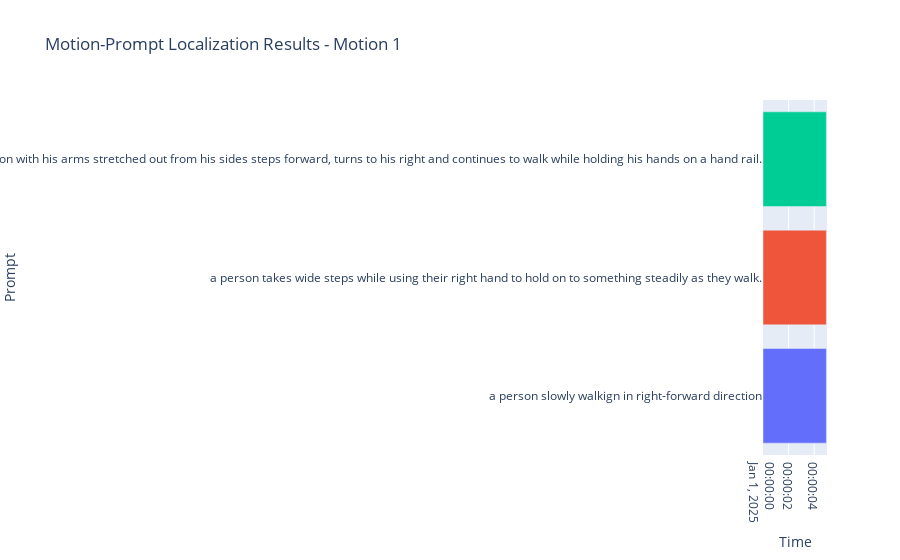

The cell this chart's notebook holds for it:
### Code cell
index = np.random.randint(0, len(hml3d_dataset))

results = EvaluationResult(
    motion_length=[torch.tensor(hml3d_dataset[index]["motion"]["new_joint_vecs"]).shape[0]],
    predictions=[
        [
            (prompt["text"], [(prompt["span"][0], prompt["span"][1], 1)]) for prompt in hml3d_dataset[index]['prompts']
        ]
    ]
)

figure, = plot_evaluation_results(results)

figure.show()

### Figure 1 — Plotly figure (JSON) as saved in the notebook; plotly's stock layout.template omitted (floating-point values rounded to 4 significant figures)
{"data": [{"base": ["2025-01-01T00:00:00.000000000"], "customdata": [["1.00", 0, 99]], "hovertemplate": "prompt=%{y}<br>start_timestamp=%{base}<br>end_timestamp=%{x}<br>score=%{customdata[0]}<br>start=%{customdata[1]}<br>finish=%{customdata[2]}<extra></extra>", "legendgroup": "a person slowly walkign in right-forward direction", "marker": {"color": "#636efa", "pattern": {"shape": ""}}, "name": "a person slowly walkign in right-forward direction", "orientation": "h", "showlegend": true, "textposition": "auto", "type": "bar", "x": [4950], "xaxis": "x", "y": ["a person slowly walkign in right-forward direction"], "yaxis": "y"}, {"base": ["2025-01-01T00:00:00.000000000"], "customdata": [["1.00", 0, 99]], "hovertemplate": "prompt=%{y}<br>start_timestamp=%{base}<br>end_timestamp=%{x}<br>score=%{customdata[0]}<br>start=%{customdata[1]}<br>finish=%{customdata[2]}<extra></extra>", "legendgroup": "a person takes wide steps while using their right hand to hold on to something steadily as they walk.", "marker": {"color": "#EF553B", "pattern": {"shape": ""}}, "name": "a person takes wide steps while using their right hand to hold on to something steadily as they walk.", "orientation": "h", "showlegend": true, "textposition": "auto", "type": "bar", "x": [4950], "xaxis": "x", "y": ["a person takes wide steps while using their right hand to hold on to something steadily as they walk."], "yaxis": "y"}, {"base": ["2025-01-01T00:00:00.000000000"], "customdata": [["1.00", 0, 99]], "hovertemplate": "prompt=%{y}<br>start_timestamp=%{base}<br>end_timestamp=%{x}<br>score=%{customdata[0]}<br>start=%{customdata[1]}<br>finish=%{customdata[2]}<extra></extra>", "legendgroup": "a person with his arms stretched out from his sides steps forward, turns to his right and continues to walk while holding his hands on a hand rail.", "marker": {"color": "#00cc96", "pattern": {"shape": ""}}, "name": "a person with his arms stretched out from his sides steps forward, turns to his right and continues to walk while holding his hands on a hand rail.", "orientation": "h", "showlegend": true, "textposition": "auto", "type": "bar", "x": [4950], "xaxis": "x", "y": ["a person with his arms stretched out from his sides steps forward, turns to his right and continues to walk while holding his hands on a hand rail."], "yaxis": "y"}], "layout": {"barmode": "overlay", "legend": {"title": {"text": "prompt"}, "tracegroupgap": 0}, "showlegend": false, "title": {"text": "Motion-Prompt Localization Results - Motion 1"}, "xaxis": {"anchor": "y", "domain": [0, 1], "range": ["2025-01-01T00:00:00", "2025-01-01T00:00:05"], "title": {"text": "Time"}, "type": "date"}, "yaxis": {"anchor": "x", "autorange": "reversed", "categoryarray": ["a person with his arms stretched out from his sides steps forward, turns to his right and continues to walk while holding his hands on a hand rail.", "a person takes wide steps while using their right hand to hold on to something steadily as they walk.", "a person slowly walkign in right-forward direction"], "categoryorder": "array", "domain": [0, 1], "title": {"text": "Prompt"}}}}
